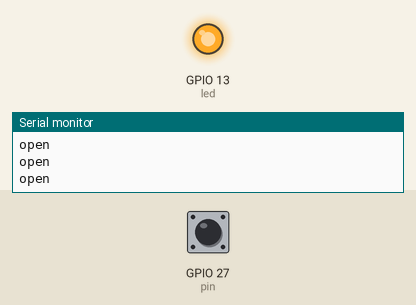
This sketch was run on a simulated ESP32. Shown: output pins drawn as LEDs (lit = HIGH), the last lines printed to the serial monitor. The test bench sets the inputs (shaded band); at power-on: GPIO 27 (pin) HIGH.

Above: at 2.8 s.
2.9 s: GPIO 27 (pin) pulled LOW for 1.2 s
At 4.1 s:
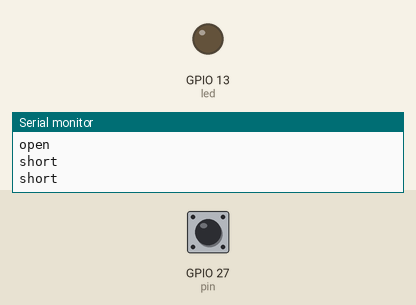
6.5 s: GPIO 27 (pin) pulled LOW for 3.2 s
At 10.7 s:
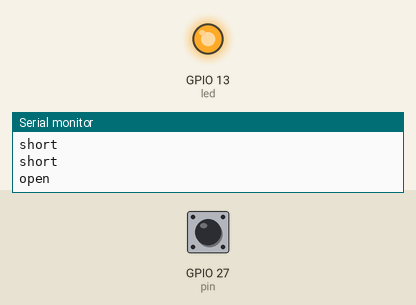
Timing chart, 0 to 12.2 s (numbered marks = the images above; inputs shaded):
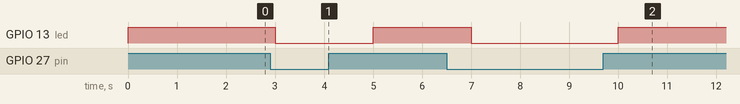

The sketch:

ccvrERDNandSOS.ino
```cpp
const int pin = 27;
const int led = 13;

void setup() {
  // put your setup code here, to run once:
  pinMode(pin, INPUT_PULLUP);
  pinMode(led, OUTPUT);
  Serial.begin(9600);
}

void loop() {
  // put your main code here, to run repeatedly:
  if(digitalRead(pin) == 1){
    digitalWrite(led, HIGH);
    Serial.println("open");
    delay(1000);
  }else {
    Serial.println("short");
    digitalWrite(led, LOW);
    delay(1000);
  }
}
```

Measured:
- after the input at 2.9 s, GPIO 13 (led): HIGH → LOW after 0.10 s, → HIGH 2.0 s later
- after the input at 6.5 s, GPIO 13 (led): HIGH → LOW after 0.50 s, → HIGH 3.0 s later
